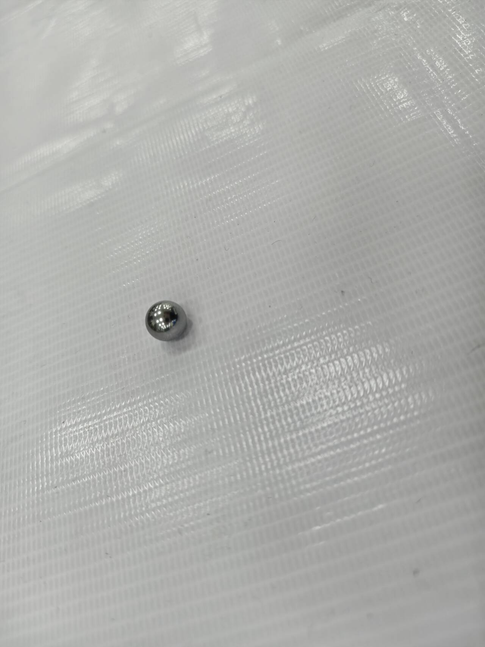
#> input picture data/raw_photos/100d737e98c4e78272719d177e5b86a1_0.jpg, 485 x 647 px
$ python -i extractor.py   (imports and definitions only)
#> lines starting #> are read from the running program, lines starting #| are printed output that depends on the picture; after the words box and inside, x2 and y2 are one past the last pixel; in counts of white or black regions, pixels touching at a corner belong together
#> in process_photo, image is the input picture: shape (647, 485, 3); mean B, G, R 172.5, 175.4, 174.6
"""从原始照片中提取钢珠模板（带透明通道的PNG）。"""
from dataclasses import dataclass
from pathlib import Path

import cv2
import numpy as np


@dataclass
class BallCircle:
    cx: int
    cy: int
    r: int


def detect_ball(image: np.ndarray) -> BallCircle | None:
    """在单球、浅色背景的照片中定位钢珠，返回圆心和半径（像素）。"""
    gray = cv2.cvtColor(image, cv2.COLOR_BGR2GRAY)
    gray = cv2.medianBlur(gray, 5)

    h, w = gray.shape
#> h = 647; w = 485
    min_dim = min(h, w)
#> min_dim = 485

    circles = cv2.HoughCircles(
        gray,
        cv2.HOUGH_GRADIENT,
        dp=1.5,
        minDist=min_dim,
        param1=100,
        param2=40,
        minRadius=int(min_dim * 0.02),
        maxRadius=int(min_dim * 0.15),
    )
#> circles = [[165.8, 320.2, 20.85]]

    if circles is None:
        return None

    # HoughCircles 按累加器强度排序，取第一个即最强的圆
    cx, cy, r = circles[0][0]
#> cx = 165.8; cy = 320.2; r = 20.85
    return BallCircle(cx=int(round(cx)), cy=int(round(cy)), r=int(round(r)))


def extract_template(
    image: np.ndarray,
    circle: BallCircle,
    padding_ratio: float = 0.3,
    feather_px: int = 3,
) -> np.ndarray:
    """按检测到的圆裁剪钢珠区域，生成带羽化边缘透明通道的 RGBA 图像。"""
#> called with padding_ratio = 0.3, feather_px = 3
    pad = int(circle.r * (1 + padding_ratio))
    x0 = max(circle.cx - pad, 0)
    y0 = max(circle.cy - pad, 0)
    x1 = min(circle.cx + pad, image.shape[1])
#> x1 = 193
    y1 = min(circle.cy + pad, image.shape[0])
#> y1 = 347

    crop = image[y0:y1, x0:x1]
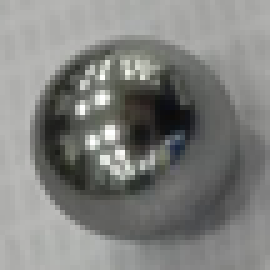
#> crop: shape (54, 54, 3) (shown 5 times larger); mean B, G, R 126.8, 129.3, 128.5
    local_cx = circle.cx - x0
    local_cy = circle.cy - y0

    mask = np.zeros(crop.shape[:2], dtype=np.uint8)
    cv2.circle(mask, (local_cx, local_cy), circle.r, 255, thickness=-1)
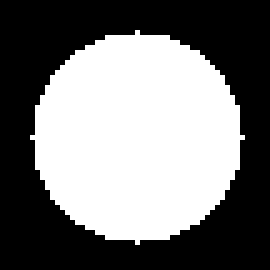
#> mask: shape (54, 54) (shown 5 times larger); 47.1% white; 1 white region, box (x1, y1, x2, y2) and area: (6, 6, 49, 49) 1373

    if feather_px > 0:
        mask = cv2.GaussianBlur(mask, (0, 0), sigmaX=feather_px)

    rgba = cv2.cvtColor(crop, cv2.COLOR_BGR2BGRA)
    rgba[:, :, 3] = mask
    return rgba


def process_photo(image_path: Path) -> tuple[np.ndarray, BallCircle] | None:
    """读取一张原始照片，检测并提取钢珠模板。检测失败返回 None。"""
    image = cv2.imread(str(image_path))
    if image is None:
        return None

    circle = detect_ball(image)
    if circle is None:
        return None

    template = extract_template(image, circle)
    return template, circle


def draw_debug(image: np.ndarray, circle: BallCircle) -> np.ndarray:
    """在原图上画出检测到的圆，用于人工核验。"""
    debug = image.copy()
    cv2.circle(debug, (circle.cx, circle.cy), circle.r, (0, 255, 0), 2)
    cv2.circle(debug, (circle.cx, circle.cy), 2, (0, 0, 255), 3)
    return debug

>>> result = process_photo('../../data/raw_photos/100d737e98c4e78272719d177e5b86a1_0.jpg')

$ run again, on data/raw_photos/37d94fcb9c9f6f5351c729da6dd21969_0.jpg
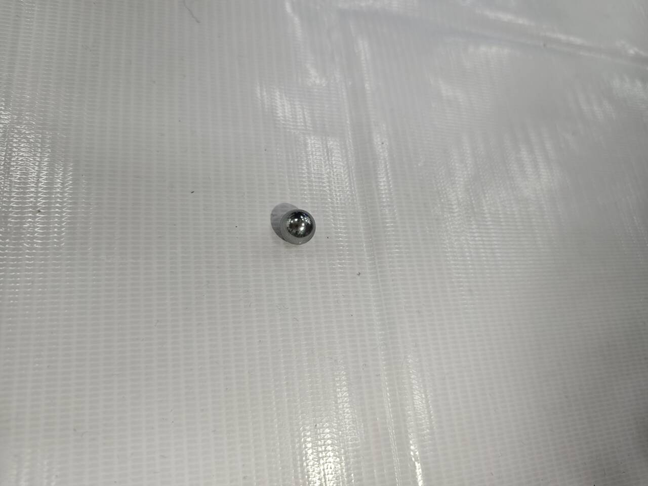
#> input picture data/raw_photos/37d94fcb9c9f6f5351c729da6dd21969_0.jpg, 648 x 486 px
#> in process_photo, image is the input picture: shape (486, 648, 3); mean B, G, R 162.6, 166.4, 166.6
#> circles = [[297.8, 227.2, 17.55]]
#> cx = 297.8; cy = 227.2; r = 17.55
#> in extract_template, `crop = image[y0:y1, x0:x1]`:
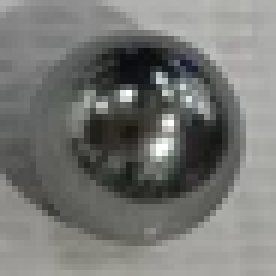
#> crop: shape (46, 46, 3) (shown 6 times larger); mean B, G, R 115.8, 118.8, 118.1
#> in extract_template, `cv2.circle(mask, (local_cx, local_cy), circle.r, 255, thickness=-1)`:
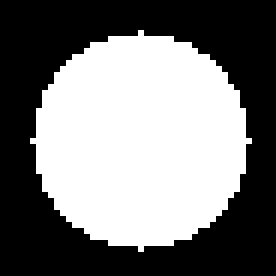
#> mask: shape (46, 46) (shown 6 times larger); 47.7% white; 1 white region, box (x1, y1, x2, y2) and area: (5, 5, 42, 42) 1009

$ run again, on data/raw_photos/66a7177989f145dc3347d9cb65239191_0.jpg
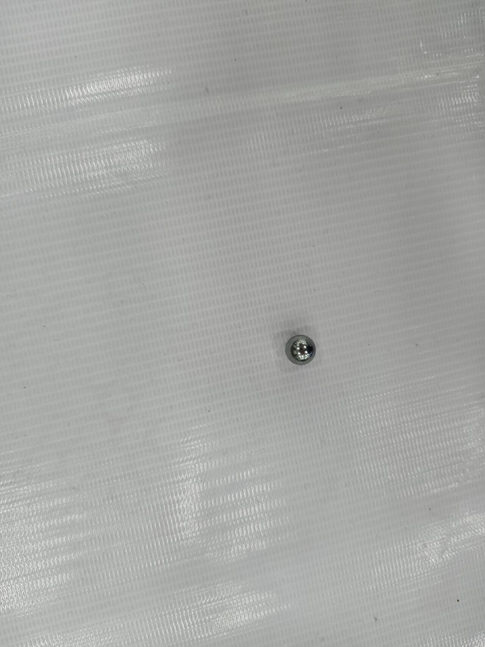
#> input picture data/raw_photos/66a7177989f145dc3347d9cb65239191_0.jpg, 485 x 647 px
#> in process_photo, image is the input picture: shape (647, 485, 3); mean B, G, R 164.2, 166.8, 165.7
#> circles = [[299.2, 348.8, 14.55]]
#> cx = 299.2; cy = 348.8; r = 14.55
#> in extract_template, `crop = image[y0:y1, x0:x1]`:
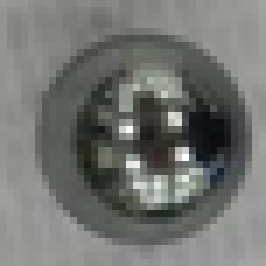
#> crop: shape (38, 38, 3) (shown 7 times larger); mean B, G, R 113.3, 116.3, 114.7
#> in extract_template, `cv2.circle(mask, (local_cx, local_cy), circle.r, 255, thickness=-1)`:
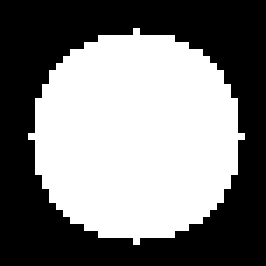
#> mask: shape (38, 38) (shown 7 times larger); 49.1% white; 1 white region, box (x1, y1, x2, y2) and area: (4, 4, 35, 35) 709

$ run again, on data/raw_photos/91e1a4bb91ac058ff2fa62b56d8450a0_0.jpg
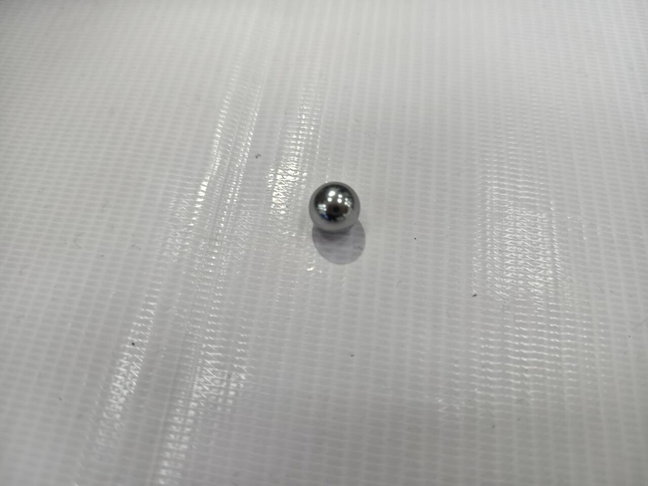
#> input picture data/raw_photos/91e1a4bb91ac058ff2fa62b56d8450a0_0.jpg, 648 x 486 px
#> in process_photo, image is the input picture: shape (486, 648, 3); mean B, G, R 172.1, 174.9, 174.9
#> circles = [[333.8, 206.2, 25.2]]
#> cx = 333.8; cy = 206.2; r = 25.2
#> in extract_template, `crop = image[y0:y1, x0:x1]`:
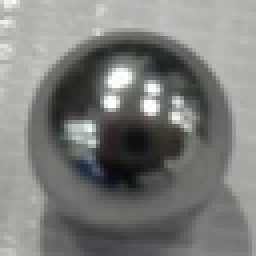
#> crop: shape (64, 64, 3) (shown 4 times larger); mean B, G, R 122.6, 125.1, 124.3
#> in extract_template, `cv2.circle(mask, (local_cx, local_cy), circle.r, 255, thickness=-1)`:
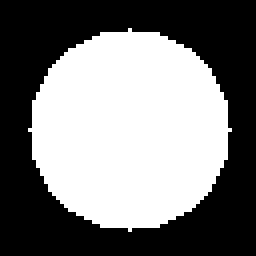
#> mask: shape (64, 64) (shown 4 times larger); 47.9% white; 1 white region, box (x1, y1, x2, y2) and area: (7, 7, 58, 58) 1961
